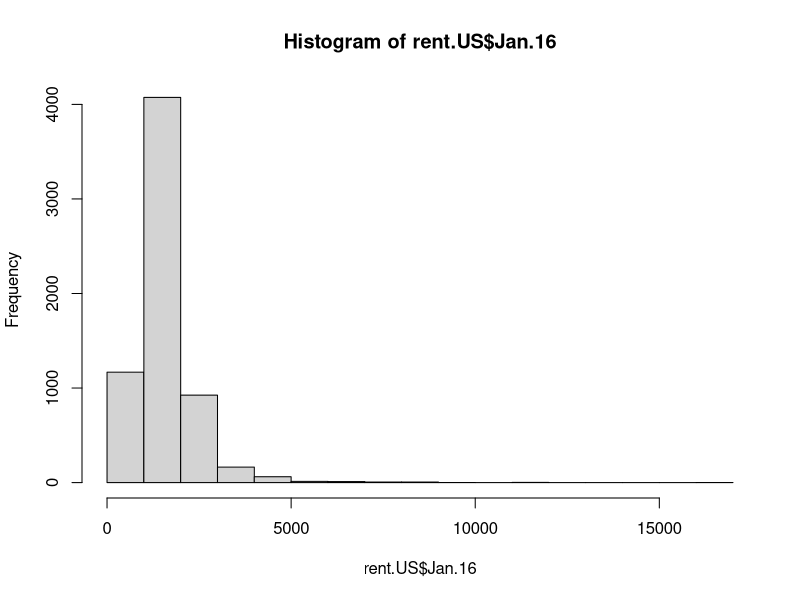

The R script that drew this image: (Note: this script raises an error after producing the figure.)
## ---- chunk 1
setwd("/Users/mehajain/Desktop/stats_2018/Lab/Week2")
rent.US = read.table("price.csv", header = T, fill = T, sep = ",")
head(rent.US)
## ---- chunk 2
class(rent.US)
## ---- chunk 3
str(rent.US)
## ---- chunk 4
rent.ord = rent.US[order(rent.US$Sep.16),]
rent.ord.rev = rent.US[order(rent.US$Sep.16, decreasing=TRUE),]
head(rent.ord)
head(rent.ord.rev)
## ---- chunk 5
rent.MI = subset(rent.US, State == "MI")
head(rent.MI)

rent.MI = subset(rent.US, State == "MI", select = c(City, Population.Rank, Sep.16))
head(rent.MI)
## ---- chunk 6
rent.CA = subset(rent.US, State == "CA")
rent.HI = subset(rent.US, State == "HI")
expensive=rbind(rent.CA, rent.HI)

rent.CA = subset(rent.US, State == "CA", select = c(City, Population.Rank))
rent.CA2 = subset(rent.US, State == "CA", select = c(City, Sep.16))
rent.CA3 = cbind(rent.CA, rent.CA2)
## ---- chunk 7
rent.CA3 = merge(rent.CA, rent.CA2, by.x = "City", by.y = "City")
## ---- chunk 8
mean(rent.US$Sep.16)
var(rent.US$Sep.16)
## ---- chunk 9
hist(rent.US$Jan.16)
## ---- chunk 10
shapiro.test(rent.US$Sep.16)
## ---- chunk 11
qqnorm(rent.US$Sep.16)
qqline(rent.US$Sep.16, col = "Red")
## ---- chunk 12
library(car)
qqPlot(rent.US$Sep.16)
## ---- chunk 13
data(iris)
head(iris)
## ---- chunk 14
plot(iris$Sepal.Length ~ iris$Sepal.Width)
## ---- chunk 15
cor(iris$Sepal.Length, iris$Sepal.Width)
## ---- chunk 16
pairs(iris)
## ---- chunk 17
cor(iris[,1:4])
